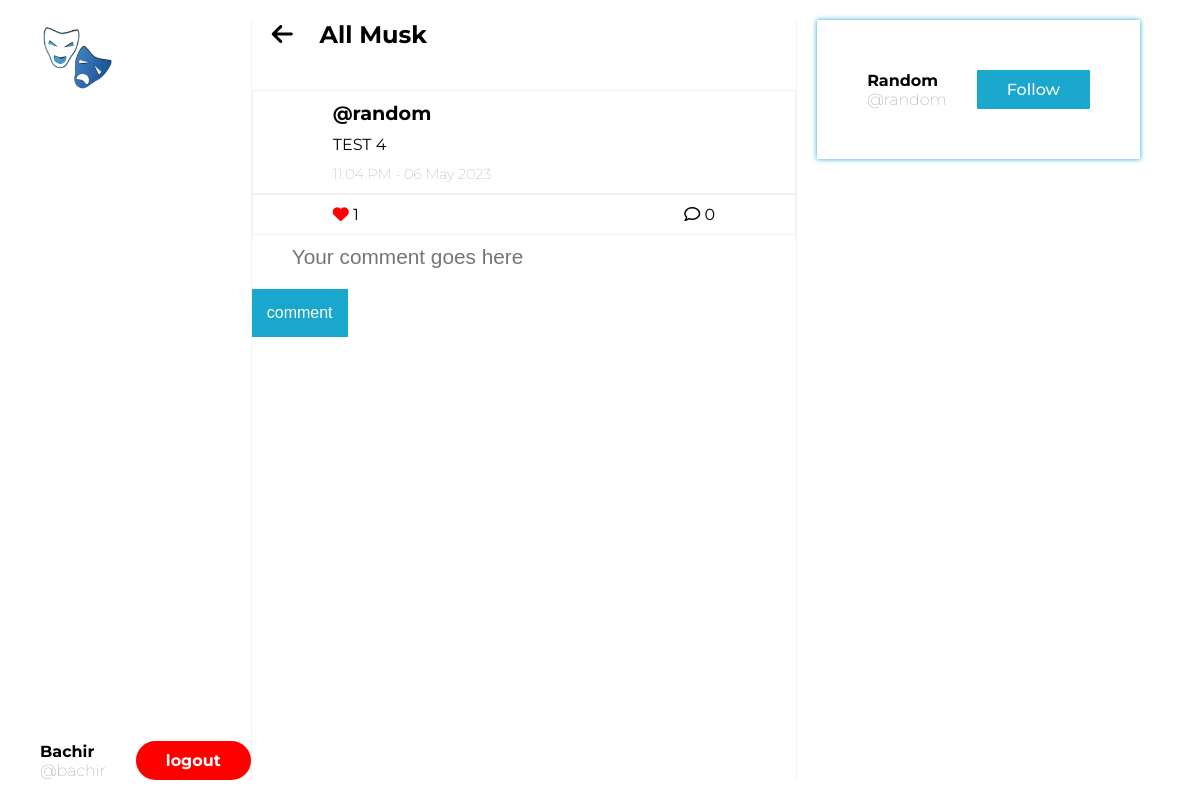
/tweet/3 (signed in), run on the app's committed database.
### server.py (models this page shows, shortened)
class User(UserMixin, db.Model):
    id = db.Column(db.Integer, primary_key=True)
    username = db.Column(db.String, nullable=False)
    email = db.Column(db.String, nullable=False)
    password = db.Column(db.String, nullable=False)
    created_at = db.Column(db.DateTime, nullable=False, default=datetime.now)
    following = db.relationship('User',
                               secondary='followers',
                               primaryjoin='user.c.id==followers.c.follower_id',
                               secondaryjoin='user.c.id==followers.c.followed_id',
                               backref='follower',
    )
    tweet = db.relationship('Tweet', backref='author')
    comments = db.relationship('Comment', backref='author')
    def is_followed_by(self,user_id):
        return any(user.id == user_id for user in self.follower)

class Tweet(db.Model):
    id = db.Column(db.Integer, primary_key=True)
    body = db.Column(db.String, nullable=False)
    like = db.relationship('User',
                           secondary='likes',
                           backref='liked'
    )
    created_at = db.Column(db.DateTime, nullable=False, default=datetime.now)
    author_id = db.Column(db.Integer, db.ForeignKey('user.id'))
    comments = db.relationship('Comment', backref='tweet')
    def count_likes(self):
        return len(self.like)
    def count_comments(self):
        return len(self.comments)
    def is_liked(self, user_id):
        return any(user.id == user_id for user in self.like)

### server.py (the view)
@app.route('/tweet/<int:id>', methods=['GET', 'POST'])
@login_required
def show_tweet_details(id):
    tweet = db.session.get(Tweet, id)
    comment_form = CommentForm()
    return render_template('tweet/show_tweet_details_page.html', tweet=tweet, comment_form=comment_form)

### server.py
class CommentForm(FlaskForm):
    body = StringField("comment", validators=[DataRequired()])
    submit = SubmitField("comment")

### server.py (called while the page is built)
@login_manager.user_loader
def load_user(user_id):
    return db.session.get(User, user_id)

### templates/tweet/show_tweet_details_page.html (shortened to what this page needs)
{% extends 'base.html' %}
{% block content %}
    <div class="wrapper">
        <section id="profile-section">
            <div class="logo">
                <img src="../../static/images/musk-logo.png" alt="">
            </div>
            <div class="profile">
                <p>
                    <span style="text-transform: capitalize; font-weight: bold; display: block;">{{ current_user.username }}</span>
                    <a href="{{ url_for('profile', username=current_user.username) }}" style="font-weight: lighter; color: #11111185;">@{{ current_user.username }}</a>
                </p>
                <a href="{{ url_for('logout') }}" class="btn logout-btn">Logout</a>
            </div>
        </section>
        <section id="tweet-section">
            <div style="position: absolute; top: 0px; left: 20px;">
                 <h2>
                    <a href="{{ url_for('show_all_tweet') }}">
                        <i class="fa-solid fa-arrow-left" style="margin-right: 20px;"></i> All Musk
                    </a>
                </h2>
            </div>
            <div class="tweet">
                <p class="tweet_author">
                    <a href="{{ url_for('profile', username=tweet.author.username) }}" style="font-size: 1.2rem;">@{{ tweet.author.username }}</a>
                </p>
                <p class="tweet_body">{{ tweet.body }}</p>
                <span class="tweet_date">{{ tweet.created_at.strftime('%I:%S %p - %d %b %Y') }}</span>
            </div>
            <div class="tweet_stats">
                {% if tweet.is_liked(current_user.id) %}
                    <a href="{{ url_for('remove_like', id=tweet.id) }}" class="likes">
                        <i class="fa-solid fa-heart" style="color: red"></i>
                        <span>{{ tweet.count_likes() }}</span>
                    </a>
                {% else %}
                    <a href="{{ url_for('add_like', id=tweet.id) }}" class="likes">
                        <i class="fa fa-heart-o" style="color: red"></i>
                        <span>{{ tweet.count_likes() }}</span>
                    </a>
                {% endif %}
                <a href="{{url_for('show_tweet_details', id=tweet.id )}}">
                    <i class="fa fa-comment-o"></i>
                    <span>{{ tweet.count_comments() }}</span>
                </a>
            </div>
            <div class="tweet_comments">
                <div>
                    <form action="{{ url_for('add_comment', id=tweet.id) }}" method="POST" novalidate>
                        {{ comment_form.body(class='comment_input', placeholder='Your comment goes here') }}
                        {{comment_form.submit(class='btn comment_btn')}}
                    </form>
                </div>
            </div>
        </section>
        <section id="action-section">
            <div class="profile">
                <p>
                    <span style="text-transform: capitalize; font-weight: bold; display: block;">{{ tweet.author.username }}</span>
                    <a href="{{ url_for('profile', username=tweet.author.username) }}" style="font-weight: lighter; color: #11111185;">@{{ tweet.author.username }}</a>
                </p>
                {% if not current_user == tweet.author %}
                    {% if tweet.author.is_followed_by(current_user.id) %}
                        <a href="{{url_for('unfollow', username=tweet.author.username)}}" class="btn follow-btn" style="background-color: red;">Unfollow</a>
                    {% else %}
                        <a href="{{url_for('follow', username=tweet.author.username)}}" class="btn follow-btn" style="background-color: #19A7CE;">Follow</a>
                    {% endif %}
                {% endif %}
            </div>
        </section>
    </div>
{% endblock %}

### templates/base.html (style rules this page uses)
* { padding: 0; margin: 0; box-sizing: border-box; }
body { font-family: 'Montserrat', sans-serif; overflow: hidden; }
a { color: inherit; text-decoration: none; }
.btn { padding: 10px 30px; border-radius: 20px; color: #fff; font-weight: 500; }
.wrapper { height: 100%; width: 100%; display: flex; padding: 20px 40px; }
#profile-section { flex: 1; display: flex; flex-direction: column; justify-content: space-between; }
.profile { display: flex; align-items: center; }
.profile p { margin-right: 30px; }
.logout-btn { background-color: #ff0000; font-weight: bold; text-transform: lowercase; }
.logo { width: 75px; height: 75px; }
.logo img { max-width: 100%; height: auto; }
#tweet-section { flex: 3; padding-top: 70px; border-left: .5px solid #f1f1f1; border-right: .5px solid #f1f1f1; position: relative; overflow: scroll; }
.tweet { padding: 10px 80px; border: .5px solid #f1f1f1; transition: background .2s ease; }
.tweet_stats { padding: 10px 80px; display: flex; justify-content: space-between; border: .5px solid #f1f1f1; }
.tweet_author { font-weight: bold; position: relative; }
.tweet_body { margin: 10px 0px; }
.tweet_date { font-weight: lighter; color: #11111174; font-size: .9rem; }
.comment_input { width: 85%; padding: 10px 40px; border: none; outline: none; font-size: 1.3rem; }
.comment_btn { padding: 15px; border-radius: 0px; background-color: #19A7CE; font-size: 1rem; font-weight: 500; border: none; outline: none; }
#action-section { flex: 2; }
#action-section .profile { width: fit-content; margin: auto; padding: 50px; box-shadow: 0px 0px 5px #19A7CE; }
#action-section .profile p { margin-right: 0px; }
.follow-btn { padding: 10px 30px; border-radius: 1px; margin-left: 30px; }
.sign label, input { display: block; margin-bottom: 10px; }

### data on the page
User: username "Bachir", username "bachir"
User: author.username "random", author.username "Random"
Tweet: body "TEST 4", created_at "11:04 PM - 06 May 2023"

### other printed values
{{ tweet.count_likes() }} "1"
{{ tweet.count_comments() }} "0"
